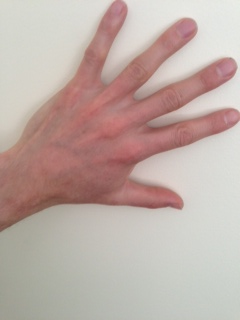
#> input picture images/jpg/hands1.jpg, 240 x 320 px, found by its file name
$ python 01_point_operations.py   (older library calls are emulated)
#> lines starting #> are read from the running program, lines starting #| are printed output that depends on the picture
import numpy as np
import matplotlib.pyplot as plt
import cv2
# With jupyter notebook uncomment below line
# %matplotlib inline
# This plots figures inside the notebook


def point_operation(img, a, b):
    """
    Applies point operation to given grayscale image
    """
    img = np.asarray(img, dtype=np.float)
    img = img*a  + b
    img[img > 255] = 255
    img[img < 0] = 0
    return np.asarray(img, dtype = np.int)

def main():
    # read an image
    img = cv2.imread('./images/jpg/hands1.jpg')
#> img is the input picture: shape (320, 240, 3); mean B, G, R 165.9, 172.4, 190.7
    gray = cv2.cvtColor(img, cv2.COLOR_BGR2GRAY)
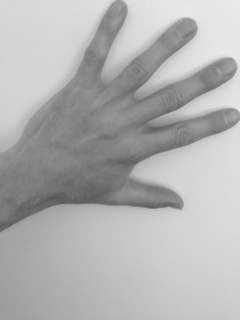
#> gray: shape (320, 240); min 84, max 235, mean 177.1

    # a = 0.5, b = 0
    out1 = point_operation(gray, 0.5, 0)
#> in point_operation, `img = img*a  + b`:
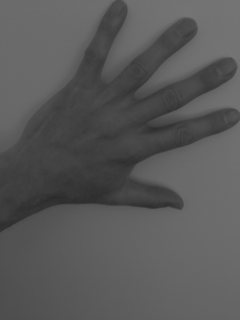
#> img: shape (320, 240) float64; min 42, max 117.5, mean 88.6

    # a = 1., b = 10
    out2 = point_operation(gray, 1., 50)
#> call 2 of point_operation, with a = 1, b = 50
#> in point_operation (call 2), `img = img*a  + b`:
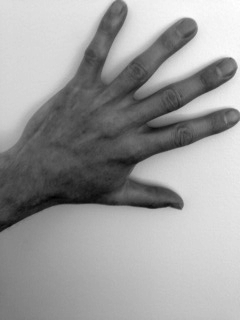
#> img: shape (320, 240) float64; min 134, max 285, mean 227.1; drawn with min black and max white
#> in point_operation (call 2), `img[img > 255] = 255`:
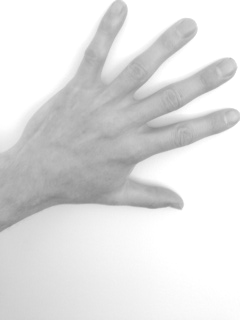
#> img: shape (320, 240) float64; min 134, max 255, mean 223.7


    res = np.hstack([gray,out1, out2])
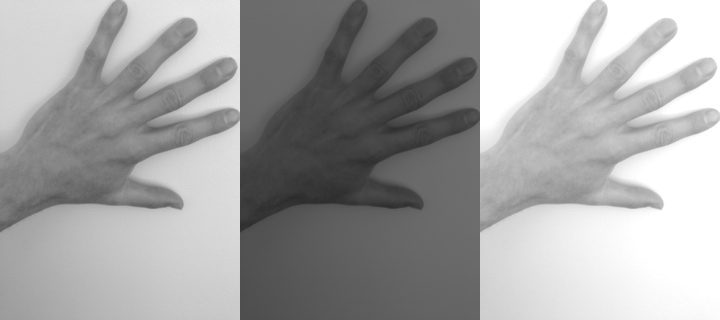
#> res: shape (320, 720) int64; min 42, max 255, mean 163
    plt.imshow(res, cmap='gray')
    plt.axis('off')

    plt.show()


if __name__ == '__main__':
    main()

$ run again, with images/jpg/hands2.jpg copied over images/jpg/hands1.jpg
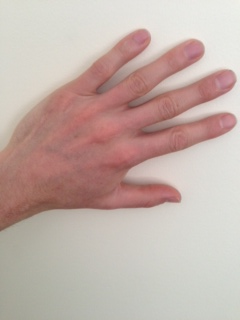
#> input picture images/jpg/hands2.jpg, 240 x 320 px, found by its file name
#> in main, img is the input picture: shape (320, 240, 3); mean B, G, R 168.5, 175.5, 195.1
#> in point_operation (call 2), `img[img > 255] = 255`:
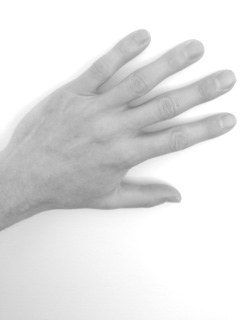
#> img: shape (320, 240) float64; min 126, max 255, mean 225.3
#> in main, `res = np.hstack([gray,out1, out2])`:
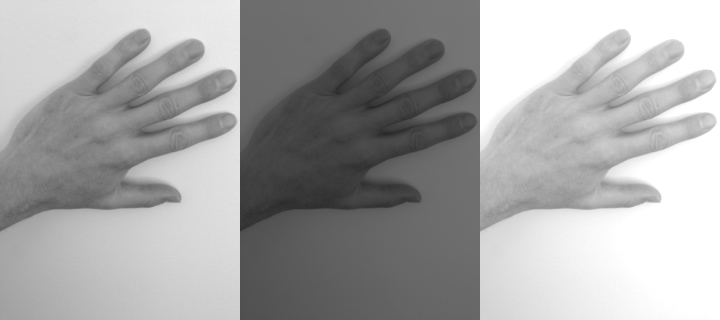
#> res: shape (320, 720) int64; min 38, max 255, mean 165.3
